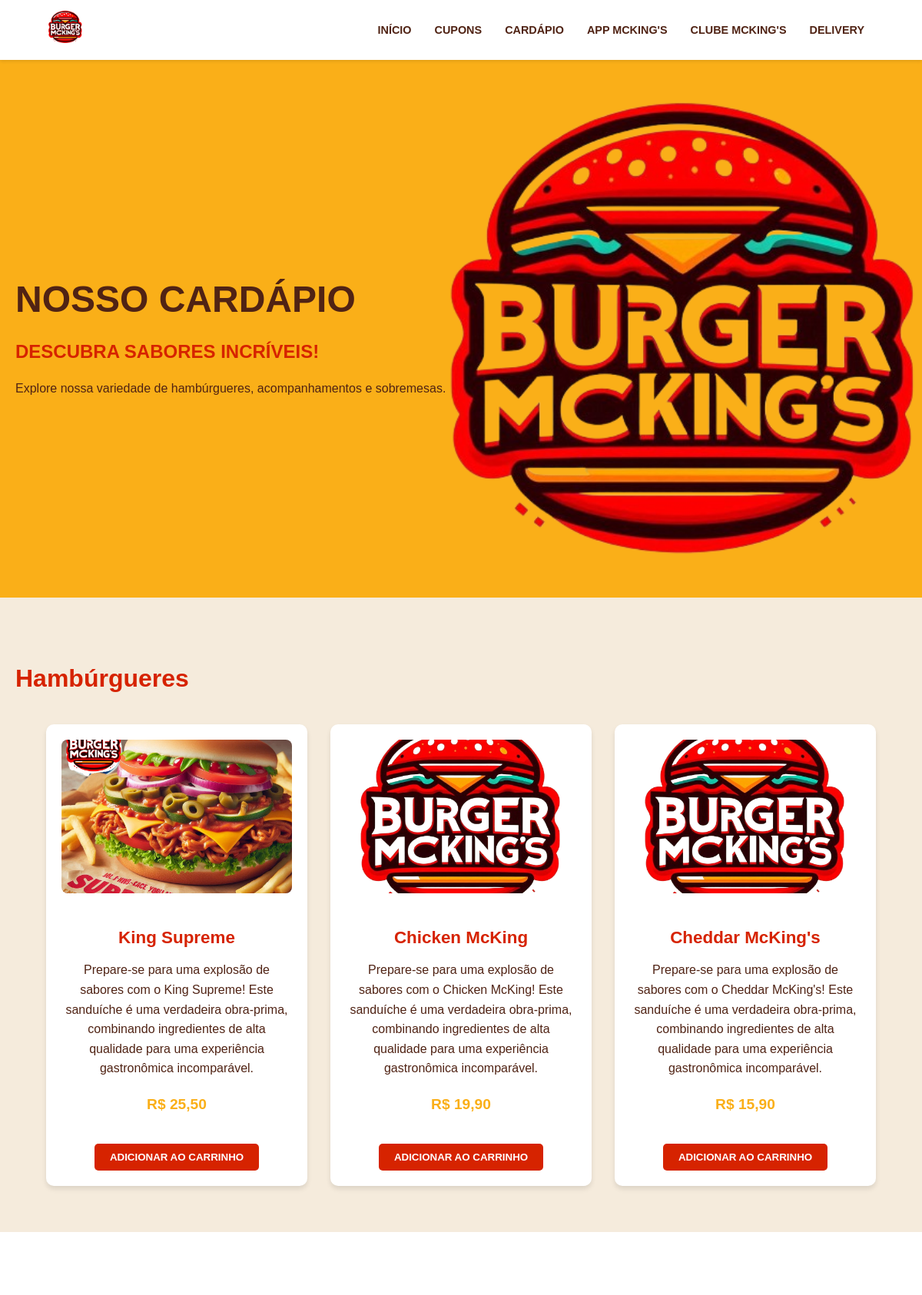
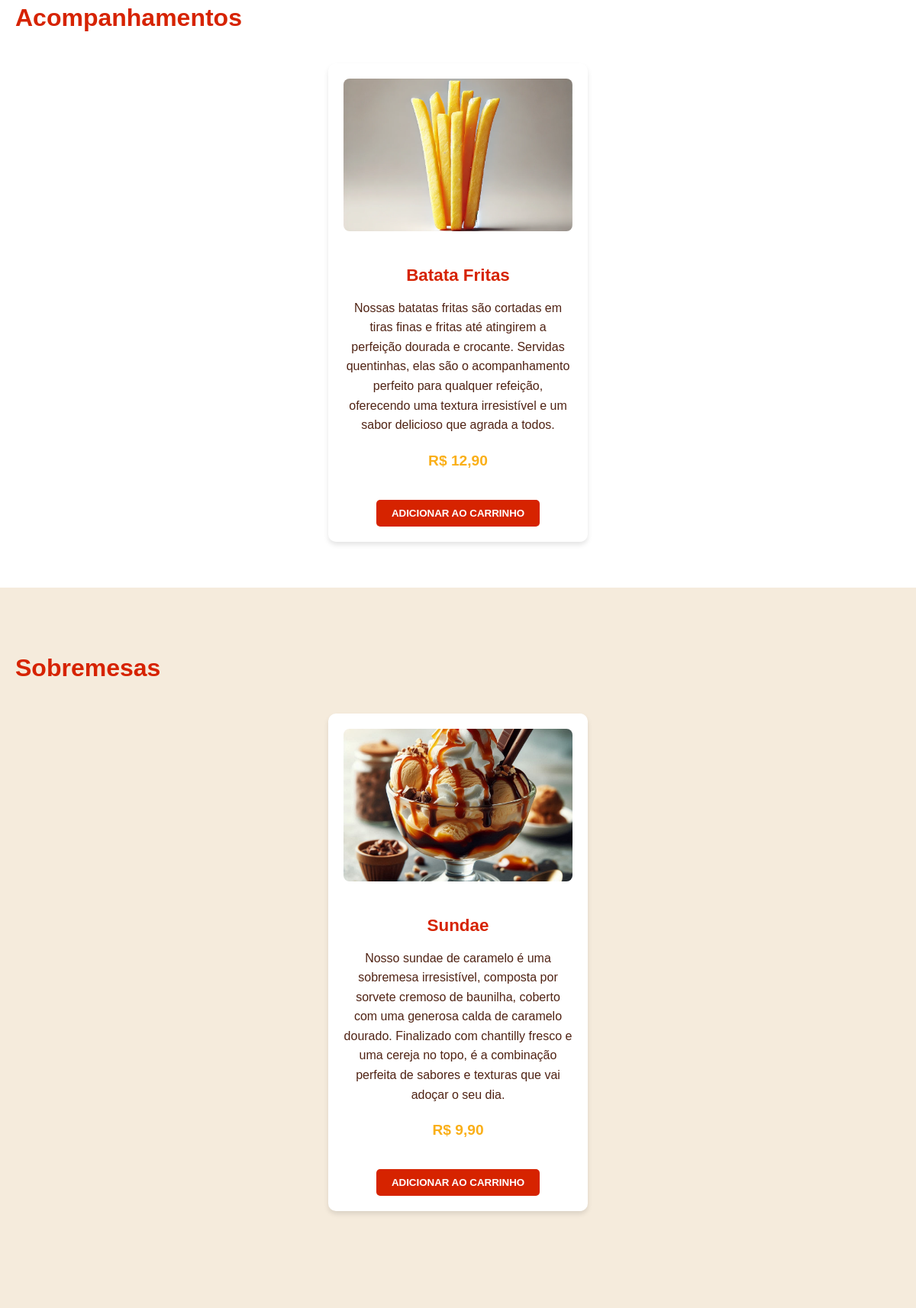
The app's page /cardapio/ (upper part) with its own data (2 pictures, top to bottom).
### core/models.py (models this page shows, shortened)
class Hamburgers(models.Model):
    nome = models.CharField(max_length=100)
    descricao = models.TextField(max_length=500)
    preco = models.DecimalField(max_digits=5, decimal_places=2)
    img = models.ImageField(upload_to='hamburgers/%Y/%m/')

class SideDishes(models.Model):
    nome = models.CharField(max_length=100)
    descricao = models.TextField(max_length=500)
    preco = models.DecimalField(max_digits=5, decimal_places=2)
    img = models.ImageField(upload_to='SideDishes/%Y/%m/')

class SweetsTreats(models.Model):
    nome = models.CharField(max_length=100)
    descricao = models.TextField(max_length=500)
    preco = models.DecimalField(max_digits=5, decimal_places=2)
    img = models.ImageField(upload_to='SweetsTreats/%Y/%m/')

### core/views.py (the view)
# urls.py: path('cardapio/', views.menu, name='cardapio'),  # type: ignore
def menu(request):
    hamburgers = models.Hamburgers.objects.all()
    fries = models.SideDishes.objects.all().all()
    sobremesas = models.SweetsTreats.objects.all()
    return render(request, 'core/cardapio.html', {"hmb": hamburgers, "fries": fries, "sobremesas":sobremesas}) # type: ignore

### core/templates/core/cardapio.html (shortened to what this page needs)
{% load static %}
<!DOCTYPE html>
<html lang="pt-BR">
  <head>
    <link rel="stylesheet" href="{% static "css/styles.css" %}" />
    <link rel="stylesheet" href="{% static "css/cardapio.css" %}" />
    <link rel="stylesheet" href="https://cdnjs.cloudflare.com/ajax/libs/font-awesome/6.4.0/css/all.min.css" />
  </head>
  <body>
  {% include "partials/header.html" %}
    <main>
      <section class="hero-section">
        <div class="hero-content">
          <h1>Nosso Cardápio</h1>
          <p class="promo-text">Descubra sabores incríveis!</p>
          <p>Explore nossa variedade de hambúrgueres, acompanhamentos e sobremesas.</p>
        </div>
        <img src="{% static "assets/th.png" %}" alt="Cardápio" class="hero-image" />
      </section>
      <section class="menu-section">
        <div class="container">
          <h2>Hambúrgueres</h2>
          <div class="menu-items">
{% for hmb in hmb %}
            <div class="menu-item">
              <img src="{{hmb.img.url}}" alt="{{hmb.nome}}" />
              <h3>{{hmb.nome}}</h3>
              <p>{{hmb.descricao}}</p>
              <p class="price">R$ {{hmb.preco}}</p>
              <button class="cta-button">Adicionar ao Carrinho</button>
            </div>{% endfor %}
          </div>
        </div>
      </section>
      <section class="menu-section">
        <div class="container">
          <h2>Acompanhamentos</h2>
          <div class="menu-items">
          {% for frie in fries %}
            <div class="menu-item">
              <img src="{{frie.img.url}}" alt="{{frie.nome}}" />
              <h3>{{frie.nome}}</h3>
              <p>{{frie.descricao}}</p>
              <p class="price">R$ {{frie.preco}}</p>
              <button class="cta-button">Adicionar ao Carrinho</button>
            </div>{% endfor %}
          </div>
        </div>
      </section>
      <section class="menu-section">
        <div class="container">
          <h2>Sobremesas</h2>
          <div class="menu-items">
          {% for sobremesa in sobremesas %}
            <div class="menu-item">
              <img src="{{sobremesa.img.url}}" alt="{{sobremesa.nome}}" />
              <h3>{{sobremesa.nome}}</h3>
              <p>{{sobremesa.descricao}}</p>
              <p class="price">R$ {{sobremesa.preco}}</p>
              <button class="cta-button">Adicionar ao Carrinho</button>
            </div>{% endfor %}
          </div>
        </div>
      </section>
      <section class="faq-section">
      </section>
    </main>
  </body>
</html>

### core/templates/partials/header.html
{% load static %}
<header>
      <nav>
        <div class="logo">
          <img src="{% static "assets/th.png" %}" alt="Burger McKing's Logo" height="50" />
        </div>
        <ul>
          <li><a href="{% url "index" %}">Início</a></li>
          <li><a href="{% url "cupons" %}">Cupons</a></li>
          <li><a href="{% url "cardapio" %}">Cardápio</a></li>
          <li><a href="{% url "app" %}">App McKing's</a></li>
          <li><a href="{% url "clube" %}">Clube McKing's</a></li>
          <li><a href="{% url "dlv" %}">Delivery</a></li>
        </ul>
      </nav>
    </header>

### core/templates/partials/footer.html (shortened to what this page needs)
{% load static %}

### core/static/css/styles.css (style rules this page uses)
:root { --primary-color: #d62300; --secondary-color: #f5ebdc; --accent-color: #faaf18; --text-color: #502314; --white: #ffffff; --black: #000000; }
body { font-family: "Flame Sans", Arial, sans-serif; margin: 0; padding: 0; background-color: var(--secondary-color); color: var(--text-color); line-height: 1.6; font-size: 16px; }
.container { max-width: 1200px; margin: 0 auto; padding: 0 20px; }
h1, h2, h3, h4, h5, h6 { font-family: "Flame Sans", Arial, sans-serif; font-weight: bold; line-height: 1.2; margin-bottom: 20px; }
h1 { font-size: 2.5rem; text-transform: uppercase; }
h2 { font-size: 2rem; color: var(--primary-color); }
h3 { font-size: 1.5rem; }
p { margin-bottom: 15px; }
header { background-color: var(--white); box-shadow: 0 2px 4px rgba(0, 0, 0, 0.1); position: sticky; top: 0; z-index: 1000; }
nav { display: flex; justify-content: space-between; align-items: center; padding: 10px 5%; max-width: 1200px; margin: 0 auto; }
.logo img { height: 50px; }
nav ul { list-style-type: none; display: flex; margin: 0; padding: 0; }
nav ul li { margin: 0 15px; }
nav ul li a { color: var(--text-color); text-decoration: none; font-weight: bold; text-transform: uppercase; font-size: 0.9rem; transition: color 0.3s ease; }
.hero-section { background-color: var(--accent-color); color: var(--text-color); padding: 60px 20px; display: flex; justify-content: space-between; align-items: center; overflow: hidden; }
.hero-content { flex: 1; max-width: 50%; text-align: left; }
.hero-section h1 { font-size: 3rem; margin-bottom: 20px; text-transform: uppercase; }
.hero-image { flex: 1; max-width: 50%; height: auto; object-fit: contain; transform: scale(1.2); }
.promo-text { font-size: 1.5rem; font-weight: bold; color: var(--primary-color); margin-top: 20px; text-transform: uppercase; }
.cta-button { background-color: var(--primary-color); color: var(--white); padding: 12px 24px; text-decoration: none; border-radius: 25px; font-weight: bold; text-transform: uppercase; display: inline-block; margin-top: 20px; transition: background-color 0.3s ease, transform 0.2s ease; border: none; cursor: pointer; }

### core/static/css/cardapio.css (style rules this page uses)
.menu-section { padding: 60px 0; background-color: var(--white); }
.menu-section:nth-child(even) { background-color: var(--secondary-color); }
.menu-items { display: flex; flex-wrap: wrap; justify-content: center; gap: 30px; margin-top: 40px; }
.menu-item { background-color: var(--white); border-radius: 10px; box-shadow: 0 4px 6px rgba(0, 0, 0, 0.1); padding: 20px; width: 300px; text-align: center; transition: transform 0.3s ease, box-shadow 0.3s ease; }
.menu-item img { width: 100%; height: 200px; object-fit: cover; border-radius: 8px; margin-bottom: 15px; }
.menu-item h3 { color: var(--primary-color); font-size: 1.4rem; margin-bottom: 10px; }
.menu-item p { color: var(--text-color); margin-bottom: 15px; }
.menu-item .price { font-size: 1.2rem; font-weight: bold; color: var(--accent-color); margin-bottom: 15px; }
.cta-button { background-color: var(--primary-color); color: var(--white); padding: 10px 20px; border: none; border-radius: 5px; font-weight: bold; text-transform: uppercase; cursor: pointer; transition: background-color 0.3s ease; }
.faq-section { background-color: var(--secondary-color); padding: 60px 0; }

### records on screen
Hamburgers: img (picture), nome "King Supreme", descricao "Prepare-se para uma explosão de sabores com o King Supreme! Este sanduíche é uma verdadeira obra-prima, combinando ingredientes de alta qualidade para uma experiência gastronômica incomparável.", preco "25,50"
Hamburgers: img (picture), nome "Chicken McKing", descricao "Prepare-se para uma explosão de sabores com o Chicken McKing! Este sanduíche é uma verdadeira obra-prima, combinando ingredientes de alta qualidade para uma experiência gastronômica incomparável.", preco "19,90"
Hamburgers: img (picture), nome "Cheddar McKing's", descricao "Prepare-se para uma explosão de sabores com o Cheddar McKing's! Este sanduíche é uma verdadeira obra-prima, combinando ingredientes de alta qualidade para uma experiência gastronômica incomparável.", preco "15,90"
SideDishes: img (picture), nome "Batata Fritas", descricao "Nossas batatas fritas são cortadas em tiras finas e fritas até atingirem a perfeição dourada e crocante. Servidas quentinhas, elas são o acompanhamento perfeito para qualquer refeição, oferecendo uma textura irresistível e um sabor delicioso que agrada a todos.", preco "12,90"
SweetsTreats: img (picture), nome "Sundae", descricao "Nosso sundae de caramelo é uma sobremesa irresistível, composta por sorvete cremoso de baunilha, coberto com uma generosa calda de caramelo dourado. Finalizado com chantilly fresco e uma cereja no topo, é a combinação perfeita de sabores e texturas que vai adoçar o seu dia.", preco "9,90"
